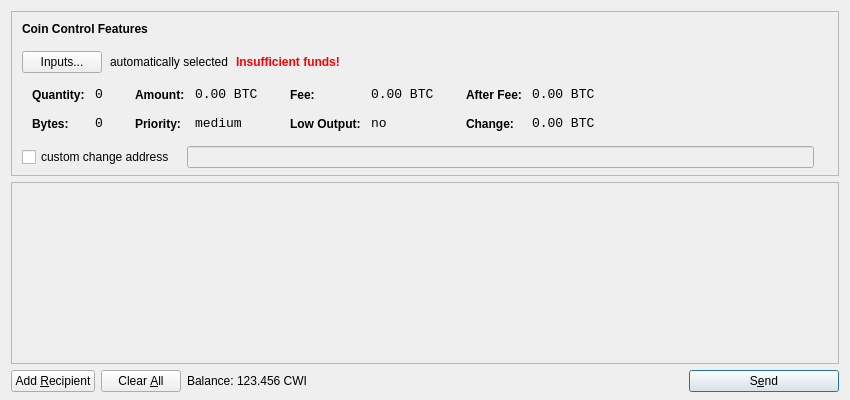
<?xml version="1.0" encoding="UTF-8"?>
<ui version="4.0">
 <class>SendCoinsDialog</class>
 <widget class="QDialog" name="SendCoinsDialog">
  <property name="geometry">
   <rect>
    <x>0</x>
    <y>0</y>
    <width>850</width>
    <height>400</height>
   </rect>
  </property>
  <property name="windowTitle">
   <string>Send Coins</string>
  </property>
  <layout class="QVBoxLayout" name="verticalLayout" stretch="0,1,0">
   <property name="bottomMargin">
    <number>8</number>
   </property>
   <item>
    <widget class="QFrame" name="frameCoinControl">
     <property name="sizePolicy">
      <sizepolicy hsizetype="Expanding" vsizetype="Expanding">
       <horstretch>0</horstretch>
       <verstretch>0</verstretch>
      </sizepolicy>
     </property>
     <property name="maximumSize">
      <size>
       <width>16777215</width>
       <height>16777215</height>
      </size>
     </property>
     <property name="frameShape">
      <enum>QFrame::StyledPanel</enum>
     </property>
     <property name="frameShadow">
      <enum>QFrame::Sunken</enum>
     </property>
     <layout class="QVBoxLayout" name="verticalLayoutCoinControl2">
      <property name="spacing">
       <number>-1</number>
      </property>
      <property name="leftMargin">
       <number>0</number>
      </property>
      <property name="topMargin">
       <number>0</number>
      </property>
      <property name="rightMargin">
       <number>0</number>
      </property>
      <property name="bottomMargin">
       <number>6</number>
      </property>
      <item>
       <layout class="QVBoxLayout" name="verticalLayoutCoinControl" stretch="0,0,0,0,1">
        <property name="spacing">
         <number>0</number>
        </property>
        <property name="leftMargin">
         <number>10</number>
        </property>
        <property name="topMargin">
         <number>10</number>
        </property>
        <item>
         <layout class="QHBoxLayout" name="horizontalLayoutCoinControl1">
          <property name="bottomMargin">
           <number>15</number>
          </property>
          <item>
           <widget class="QLabel" name="labelCoinControlFeatures">
            <property name="sizePolicy">
             <sizepolicy hsizetype="Preferred" vsizetype="Maximum">
              <horstretch>0</horstretch>
              <verstretch>0</verstretch>
             </sizepolicy>
            </property>
            <property name="font">
             <font>
              <weight>75</weight>
              <bold>true</bold>
             </font>
            </property>
            <property name="styleSheet">
             <string notr="true">font-weight:bold;</string>
            </property>
            <property name="text">
             <string>Coin Control Features</string>
            </property>
           </widget>
          </item>
         </layout>
        </item>
        <item>
         <layout class="QHBoxLayout" name="horizontalLayoutCoinControl2" stretch="0,0,0,0">
          <property name="spacing">
           <number>8</number>
          </property>
          <property name="bottomMargin">
           <number>10</number>
          </property>
          <item>
           <widget class="QPushButton" name="pushButtonCoinControl">
            <property name="styleSheet">
             <string notr="true"/>
            </property>
            <property name="text">
             <string>Inputs...</string>
            </property>
           </widget>
          </item>
          <item>
           <widget class="QLabel" name="labelCoinControlAutomaticallySelected">
            <property name="text">
             <string>automatically selected</string>
            </property>
            <property name="margin">
             <number>5</number>
            </property>
           </widget>
          </item>
          <item>
           <widget class="QLabel" name="labelCoinControlInsuffFunds">
            <property name="font">
             <font>
              <weight>75</weight>
              <bold>true</bold>
             </font>
            </property>
            <property name="styleSheet">
             <string notr="true">color:red;font-weight:bold;</string>
            </property>
            <property name="text">
             <string>Insufficient funds!</string>
            </property>
            <property name="margin">
             <number>5</number>
            </property>
           </widget>
          </item>
          <item>
           <spacer name="horizontalSpacerCoinControl">
            <property name="orientation">
             <enum>Qt::Horizontal</enum>
            </property>
            <property name="sizeHint" stdset="0">
             <size>
              <width>40</width>
              <height>1</height>
             </size>
            </property>
           </spacer>
          </item>
         </layout>
        </item>
        <item>
         <widget class="QWidget" name="widgetCoinControl" native="true">
          <property name="sizePolicy">
           <sizepolicy hsizetype="Preferred" vsizetype="Preferred">
            <horstretch>0</horstretch>
            <verstretch>0</verstretch>
           </sizepolicy>
          </property>
          <property name="minimumSize">
           <size>
            <width>0</width>
            <height>0</height>
           </size>
          </property>
          <property name="styleSheet">
           <string notr="true"/>
          </property>
          <layout class="QHBoxLayout" name="horizontalLayoutCoinControl5">
           <property name="margin">
            <number>0</number>
           </property>
           <item>
            <layout class="QHBoxLayout" name="horizontalLayoutCoinControl3" stretch="0,0,0,1">
             <property name="spacing">
              <number>20</number>
             </property>
             <property name="topMargin">
              <number>0</number>
             </property>
             <property name="bottomMargin">
              <number>10</number>
             </property>
             <item>
              <layout class="QFormLayout" name="formLayoutCoinControl1">
               <property name="horizontalSpacing">
                <number>10</number>
               </property>
               <property name="verticalSpacing">
                <number>14</number>
               </property>
               <property name="leftMargin">
                <number>10</number>
               </property>
               <property name="topMargin">
                <number>4</number>
               </property>
               <property name="rightMargin">
                <number>6</number>
               </property>
               <item row="0" column="0">
                <widget class="QLabel" name="labelCoinControlQuantityText">
                 <property name="styleSheet">
                  <string notr="true">font-weight:bold;</string>
                 </property>
                 <property name="text">
                  <string>Quantity:</string>
                 </property>
                 <property name="margin">
                  <number>0</number>
                 </property>
                </widget>
               </item>
               <item row="0" column="1">
                <widget class="QLabel" name="labelCoinControlQuantity">
                 <property name="font">
                  <font>
                   <family>Monospace</family>
                   <pointsize>10</pointsize>
                  </font>
                 </property>
                 <property name="cursor">
                  <cursorShape>IBeamCursor</cursorShape>
                 </property>
                 <property name="contextMenuPolicy">
                  <enum>Qt::ActionsContextMenu</enum>
                 </property>
                 <property name="text">
                  <string notr="true">0</string>
                 </property>
                 <property name="margin">
                  <number>0</number>
                 </property>
                 <property name="textInteractionFlags">
                  <set>Qt::LinksAccessibleByMouse|Qt::TextSelectableByKeyboard|Qt::TextSelectableByMouse</set>
                 </property>
                </widget>
               </item>
               <item row="1" column="0">
                <widget class="QLabel" name="labelCoinControlBytesText">
                 <property name="styleSheet">
                  <string notr="true">font-weight:bold;</string>
                 </property>
                 <property name="text">
                  <string>Bytes:</string>
                 </property>
                </widget>
               </item>
               <item row="1" column="1">
                <widget class="QLabel" name="labelCoinControlBytes">
                 <property name="font">
                  <font>
                   <family>Monospace</family>
                   <pointsize>10</pointsize>
                  </font>
                 </property>
                 <property name="cursor">
                  <cursorShape>IBeamCursor</cursorShape>
                 </property>
                 <property name="contextMenuPolicy">
                  <enum>Qt::ActionsContextMenu</enum>
                 </property>
                 <property name="text">
                  <string notr="true">0</string>
                 </property>
                 <property name="textInteractionFlags">
                  <set>Qt::LinksAccessibleByMouse|Qt::TextSelectableByKeyboard|Qt::TextSelectableByMouse</set>
                 </property>
                </widget>
               </item>
              </layout>
             </item>
             <item>
              <layout class="QFormLayout" name="formLayoutCoinControl2">
               <property name="horizontalSpacing">
                <number>10</number>
               </property>
               <property name="verticalSpacing">
                <number>14</number>
               </property>
               <property name="leftMargin">
                <number>6</number>
               </property>
               <property name="topMargin">
                <number>4</number>
               </property>
               <property name="rightMargin">
                <number>6</number>
               </property>
               <item row="0" column="0">
                <widget class="QLabel" name="labelCoinControlAmountText">
                 <property name="styleSheet">
                  <string notr="true">font-weight:bold;</string>
                 </property>
                 <property name="text">
                  <string>Amount:</string>
                 </property>
                 <property name="margin">
                  <number>0</number>
                 </property>
                </widget>
               </item>
               <item row="0" column="1">
                <widget class="QLabel" name="labelCoinControlAmount">
                 <property name="font">
                  <font>
                   <family>Monospace</family>
                   <pointsize>10</pointsize>
                  </font>
                 </property>
                 <property name="cursor">
                  <cursorShape>IBeamCursor</cursorShape>
                 </property>
                 <property name="contextMenuPolicy">
                  <enum>Qt::ActionsContextMenu</enum>
                 </property>
                 <property name="text">
                  <string notr="true">0.00 BTC</string>
                 </property>
                 <property name="textInteractionFlags">
                  <set>Qt::LinksAccessibleByMouse|Qt::TextSelectableByKeyboard|Qt::TextSelectableByMouse</set>
                 </property>
                </widget>
               </item>
               <item row="1" column="0">
                <widget class="QLabel" name="labelCoinControlPriorityText">
                 <property name="styleSheet">
                  <string notr="true">font-weight:bold;</string>
                 </property>
                 <property name="text">
                  <string>Priority:</string>
                 </property>
                </widget>
               </item>
               <item row="1" column="1">
                <widget class="QLabel" name="labelCoinControlPriority">
                 <property name="font">
                  <font>
                   <family>Monospace</family>
                   <pointsize>10</pointsize>
                  </font>
                 </property>
                 <property name="cursor">
                  <cursorShape>IBeamCursor</cursorShape>
                 </property>
                 <property name="contextMenuPolicy">
                  <enum>Qt::ActionsContextMenu</enum>
                 </property>
                 <property name="text">
                  <string>medium</string>
                 </property>
                 <property name="textInteractionFlags">
                  <set>Qt::LinksAccessibleByMouse|Qt::TextSelectableByKeyboard|Qt::TextSelectableByMouse</set>
                 </property>
                </widget>
               </item>
              </layout>
             </item>
             <item>
              <layout class="QFormLayout" name="formLayoutCoinControl3">
               <property name="horizontalSpacing">
                <number>10</number>
               </property>
               <property name="verticalSpacing">
                <number>14</number>
               </property>
               <property name="leftMargin">
                <number>6</number>
               </property>
               <property name="topMargin">
                <number>4</number>
               </property>
               <property name="rightMargin">
                <number>6</number>
               </property>
               <item row="0" column="0">
                <widget class="QLabel" name="labelCoinControlFeeText">
                 <property name="styleSheet">
                  <string notr="true">font-weight:bold;</string>
                 </property>
                 <property name="text">
                  <string>Fee:</string>
                 </property>
                 <property name="margin">
                  <number>0</number>
                 </property>
                </widget>
               </item>
               <item row="0" column="1">
                <widget class="QLabel" name="labelCoinControlFee">
                 <property name="font">
                  <font>
                   <family>Monospace</family>
                   <pointsize>10</pointsize>
                  </font>
                 </property>
                 <property name="cursor">
                  <cursorShape>IBeamCursor</cursorShape>
                 </property>
                 <property name="contextMenuPolicy">
                  <enum>Qt::ActionsContextMenu</enum>
                 </property>
                 <property name="text">
                  <string notr="true">0.00 BTC</string>
                 </property>
                 <property name="textInteractionFlags">
                  <set>Qt::LinksAccessibleByMouse|Qt::TextSelectableByKeyboard|Qt::TextSelectableByMouse</set>
                 </property>
                </widget>
               </item>
               <item row="1" column="0">
                <widget class="QLabel" name="labelCoinControlLowOutputText">
                 <property name="styleSheet">
                  <string notr="true">font-weight:bold;</string>
                 </property>
                 <property name="text">
                  <string>Low Output:</string>
                 </property>
                </widget>
               </item>
               <item row="1" column="1">
                <widget class="QLabel" name="labelCoinControlLowOutput">
                 <property name="font">
                  <font>
                   <family>Monospace</family>
                   <pointsize>10</pointsize>
                  </font>
                 </property>
                 <property name="cursor">
                  <cursorShape>IBeamCursor</cursorShape>
                 </property>
                 <property name="contextMenuPolicy">
                  <enum>Qt::ActionsContextMenu</enum>
                 </property>
                 <property name="text">
                  <string>no</string>
                 </property>
                 <property name="textInteractionFlags">
                  <set>Qt::LinksAccessibleByMouse|Qt::TextSelectableByKeyboard|Qt::TextSelectableByMouse</set>
                 </property>
                </widget>
               </item>
              </layout>
             </item>
             <item>
              <layout class="QFormLayout" name="formLayoutCoinControl4">
               <property name="horizontalSpacing">
                <number>10</number>
               </property>
               <property name="verticalSpacing">
                <number>14</number>
               </property>
               <property name="leftMargin">
                <number>6</number>
               </property>
               <property name="topMargin">
                <number>4</number>
               </property>
               <property name="rightMargin">
                <number>6</number>
               </property>
               <item row="0" column="0">
                <widget class="QLabel" name="labelCoinControlAfterFeeText">
                 <property name="styleSheet">
                  <string notr="true">font-weight:bold;</string>
                 </property>
                 <property name="text">
                  <string>After Fee:</string>
                 </property>
                 <property name="margin">
                  <number>0</number>
                 </property>
                </widget>
               </item>
               <item row="0" column="1">
                <widget class="QLabel" name="labelCoinControlAfterFee">
                 <property name="font">
                  <font>
                   <family>Monospace</family>
                   <pointsize>10</pointsize>
                  </font>
                 </property>
                 <property name="cursor">
                  <cursorShape>IBeamCursor</cursorShape>
                 </property>
                 <property name="contextMenuPolicy">
                  <enum>Qt::ActionsContextMenu</enum>
                 </property>
                 <property name="text">
                  <string notr="true">0.00 BTC</string>
                 </property>
                 <property name="textInteractionFlags">
                  <set>Qt::LinksAccessibleByMouse|Qt::TextSelectableByKeyboard|Qt::TextSelectableByMouse</set>
                 </property>
                </widget>
               </item>
               <item row="1" column="0">
                <widget class="QLabel" name="labelCoinControlChangeText">
                 <property name="styleSheet">
                  <string notr="true">font-weight:bold;</string>
                 </property>
                 <property name="text">
                  <string>Change:</string>
                 </property>
                </widget>
               </item>
               <item row="1" column="1">
                <widget class="QLabel" name="labelCoinControlChange">
                 <property name="font">
                  <font>
                   <family>Monospace</family>
                   <pointsize>10</pointsize>
                  </font>
                 </property>
                 <property name="cursor">
                  <cursorShape>IBeamCursor</cursorShape>
                 </property>
                 <property name="contextMenuPolicy">
                  <enum>Qt::ActionsContextMenu</enum>
                 </property>
                 <property name="text">
                  <string notr="true">0.00 BTC</string>
                 </property>
                 <property name="textInteractionFlags">
                  <set>Qt::LinksAccessibleByMouse|Qt::TextSelectableByKeyboard|Qt::TextSelectableByMouse</set>
                 </property>
                </widget>
               </item>
              </layout>
             </item>
            </layout>
           </item>
          </layout>
         </widget>
        </item>
        <item>
         <layout class="QHBoxLayout" name="horizontalLayoutCoinControl4" stretch="0,0,0">
          <property name="spacing">
           <number>12</number>
          </property>
          <property name="sizeConstraint">
           <enum>QLayout::SetDefaultConstraint</enum>
          </property>
          <property name="topMargin">
           <number>5</number>
          </property>
          <property name="rightMargin">
           <number>5</number>
          </property>
          <item>
           <widget class="QCheckBox" name="checkBoxCoinControlChange">
            <property name="text">
             <string>custom change address</string>
            </property>
           </widget>
          </item>
          <item>
           <widget class="QLineEdit" name="lineEditCoinControlChange">
            <property name="enabled">
             <bool>false</bool>
            </property>
            <property name="sizePolicy">
             <sizepolicy hsizetype="Expanding" vsizetype="Fixed">
              <horstretch>0</horstretch>
              <verstretch>0</verstretch>
             </sizepolicy>
            </property>
           </widget>
          </item>
          <item>
           <widget class="QLabel" name="labelCoinControlChangeLabel">
            <property name="sizePolicy">
             <sizepolicy hsizetype="Preferred" vsizetype="Expanding">
              <horstretch>0</horstretch>
              <verstretch>0</verstretch>
             </sizepolicy>
            </property>
            <property name="minimumSize">
             <size>
              <width>0</width>
              <height>0</height>
             </size>
            </property>
            <property name="text">
             <string/>
            </property>
            <property name="margin">
             <number>3</number>
            </property>
           </widget>
          </item>
         </layout>
        </item>
        <item>
         <spacer name="verticalSpacerCoinControl">
          <property name="orientation">
           <enum>Qt::Vertical</enum>
          </property>
          <property name="sizeHint" stdset="0">
           <size>
            <width>800</width>
            <height>1</height>
           </size>
          </property>
         </spacer>
        </item>
       </layout>
      </item>
     </layout>
    </widget>
   </item>
   <item>
    <widget class="QScrollArea" name="scrollArea">
     <property name="widgetResizable">
      <bool>true</bool>
     </property>
     <widget class="QWidget" name="scrollAreaWidgetContents">
      <property name="geometry">
       <rect>
        <x>0</x>
        <y>0</y>
        <width>830</width>
        <height>165</height>
       </rect>
      </property>
      <layout class="QVBoxLayout" name="verticalLayout_2">
       <property name="margin">
        <number>0</number>
       </property>
       <item>
        <layout class="QVBoxLayout" name="entries">
         <property name="spacing">
          <number>6</number>
         </property>
        </layout>
       </item>
       <item>
        <spacer name="verticalSpacer">
         <property name="orientation">
          <enum>Qt::Vertical</enum>
         </property>
         <property name="sizeHint" stdset="0">
          <size>
           <width>20</width>
           <height>40</height>
          </size>
         </property>
        </spacer>
       </item>
      </layout>
     </widget>
    </widget>
   </item>
   <item>
    <layout class="QHBoxLayout" name="horizontalLayout">
     <item>
      <widget class="QPushButton" name="addButton">
       <property name="toolTip">
        <string>Send to multiple recipients at once</string>
       </property>
       <property name="text">
        <string>Add &amp;Recipient</string>
       </property>
       <property name="icon">
        <iconset resource="../bitcoin.qrc">
         <normaloff>:/icons/add</normaloff>:/icons/add</iconset>
       </property>
       <property name="autoDefault">
        <bool>false</bool>
       </property>
      </widget>
     </item>
     <item>
      <widget class="QPushButton" name="clearButton">
       <property name="sizePolicy">
        <sizepolicy hsizetype="Minimum" vsizetype="Fixed">
         <horstretch>0</horstretch>
         <verstretch>0</verstretch>
        </sizepolicy>
       </property>
       <property name="toolTip">
        <string>Remove all transaction fields</string>
       </property>
       <property name="text">
        <string>Clear &amp;All</string>
       </property>
       <property name="icon">
        <iconset resource="../bitcoin.qrc">
         <normaloff>:/icons/remove</normaloff>:/icons/remove</iconset>
       </property>
       <property name="autoRepeatDelay">
        <number>300</number>
       </property>
       <property name="autoDefault">
        <bool>false</bool>
       </property>
      </widget>
     </item>
     <item>
      <layout class="QHBoxLayout" name="horizontalLayout_2">
       <property name="spacing">
        <number>3</number>
       </property>
       <item>
        <widget class="QLabel" name="label">
         <property name="text">
          <string>Balance:</string>
         </property>
        </widget>
       </item>
       <item>
        <widget class="QLabel" name="labelBalance">
         <property name="cursor">
          <cursorShape>IBeamCursor</cursorShape>
         </property>
         <property name="text">
          <string>123.456 CWI</string>
         </property>
         <property name="textInteractionFlags">
          <set>Qt::LinksAccessibleByMouse|Qt::TextSelectableByKeyboard|Qt::TextSelectableByMouse</set>
         </property>
        </widget>
       </item>
      </layout>
     </item>
     <item>
      <spacer name="horizontalSpacer">
       <property name="orientation">
        <enum>Qt::Horizontal</enum>
       </property>
       <property name="sizeHint" stdset="0">
        <size>
         <width>40</width>
         <height>20</height>
        </size>
       </property>
      </spacer>
     </item>
     <item>
      <widget class="QPushButton" name="sendButton">
       <property name="minimumSize">
        <size>
         <width>150</width>
         <height>0</height>
        </size>
       </property>
       <property name="toolTip">
        <string>Confirm the send action</string>
       </property>
       <property name="text">
        <string>S&amp;end</string>
       </property>
       <property name="icon">
        <iconset resource="../bitcoin.qrc">
         <normaloff>:/icons/send</normaloff>:/icons/send</iconset>
       </property>
       <property name="default">
        <bool>true</bool>
       </property>
      </widget>
     </item>
    </layout>
   </item>
  </layout>
 </widget>
 <resources>
  <include location="../bitcoin.qrc"/>
 </resources>
 <connections/>
</ui>
